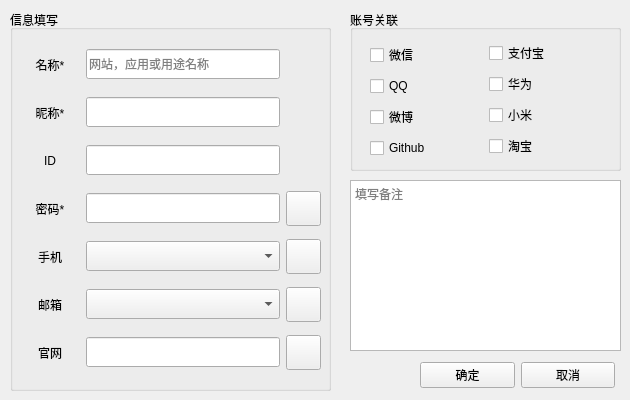
   <widget class="QWidget" name="common">
    <attribute name="title">
     <string>普通密码</string>
    </attribute>
    <widget class="QWidget" name="layoutWidget">
     <property name="geometry">
      <rect>
       <x>420</x>
       <y>360</y>
       <width>195</width>
       <height>31</height>
      </rect>
     </property>
     <layout class="QHBoxLayout" name="horizontalLayout_10">
      <item>
       <widget class="QPushButton" name="yes">
        <property name="text">
         <string>确定</string>
        </property>
       </widget>
      </item>
      <item>
       <widget class="QPushButton" name="no">
        <property name="text">
         <string>取消</string>
        </property>
       </widget>
      </item>
     </layout>
    </widget>
    <widget class="QGroupBox" name="groupBox_2">
     <property name="geometry">
      <rect>
       <x>10</x>
       <y>10</y>
       <width>321</width>
       <height>381</height>
      </rect>
     </property>
     <property name="title">
      <string>信息填写</string>
     </property>
     <widget class="QWidget" name="layoutWidget_1">
      <property name="geometry">
       <rect>
        <x>10</x>
        <y>30</y>
        <width>301</width>
        <height>341</height>
       </rect>
      </property>
      <layout class="QVBoxLayout" name="verticalLayout">
       <item>
        <layout class="QHBoxLayout" name="horizontalLayout">
         <item>
          <widget class="QLabel" name="nameLabel">
           <property name="minimumSize">
            <size>
             <width>60</width>
             <height>0</height>
            </size>
           </property>
           <property name="text">
            <string>名称*</string>
           </property>
           <property name="alignment">
            <set>Qt::AlignCenter</set>
           </property>
          </widget>
         </item>
         <item>
          <widget class="QLineEdit" name="name">
           <property name="minimumSize">
            <size>
             <width>0</width>
             <height>30</height>
            </size>
           </property>
           <property name="placeholderText">
            <string>网站，应用或用途名称</string>
           </property>
          </widget>
         </item>
         <item>
          <widget class="QPushButton" name="space_2">
           <property name="minimumSize">
            <size>
             <width>35</width>
             <height>35</height>
            </size>
           </property>
           <property name="maximumSize">
            <size>
             <width>35</width>
             <height>35</height>
            </size>
           </property>
           <property name="styleSheet">
            <string notr="true">border:0px;background-color:transparent</string>
           </property>
           <property name="text">
            <string/>
           </property>
          </widget>
         </item>
        </layout>
       </item>
       <item>
        <layout class="QHBoxLayout" name="horizontalLayout_2">
         <item>
          <widget class="QLabel" name="nickNameLabel">
           <property name="minimumSize">
            <size>
             <width>60</width>
             <height>0</height>
            </size>
           </property>
           <property name="text">
            <string>昵称*</string>
           </property>
           <property name="alignment">
            <set>Qt::AlignCenter</set>
           </property>
          </widget>
         </item>
         <item>
          <widget class="QLineEdit" name="nickName">
           <property name="minimumSize">
            <size>
             <width>0</width>
             <height>30</height>
            </size>
           </property>
          </widget>
         </item>
         <item>
          <widget class="QPushButton" name="space_3">
           <property name="minimumSize">
            <size>
             <width>35</width>
             <height>35</height>
            </size>
           </property>
           <property name="maximumSize">
            <size>
             <width>35</width>
             <height>35</height>
            </size>
           </property>
           <property name="styleSheet">
            <string notr="true">border:0px;background-color:transparent</string>
           </property>
           <property name="text">
            <string/>
           </property>
          </widget>
         </item>
        </layout>
       </item>
       <item>
        <layout class="QHBoxLayout" name="horizontalLayout_3">
         <item>
          <widget class="QLabel" name="idLabel">
           <property name="minimumSize">
            <size>
             <width>60</width>
             <height>0</height>
            </size>
           </property>
           <property name="text">
            <string>ID</string>
           </property>
           <property name="alignment">
            <set>Qt::AlignCenter</set>
           </property>
          </widget>
         </item>
         <item>
          <widget class="QLineEdit" name="id">
           <property name="minimumSize">
            <size>
             <width>0</width>
             <height>30</height>
            </size>
           </property>
          </widget>
         </item>
         <item>
          <widget class="QPushButton" name="space_4">
           <property name="minimumSize">
            <size>
             <width>35</width>
             <height>35</height>
            </size>
           </property>
           <property name="maximumSize">
            <size>
             <width>35</width>
             <height>35</height>
            </size>
           </property>
           <property name="styleSheet">
            <string notr="true">border:0px;background-color:transparent</string>
           </property>
           <property name="text">
            <string/>
           </property>
          </widget>
         </item>
        </layout>
       </item>
       <item>
        <layout class="QHBoxLayout" name="horizontalLayout_4">
         <item>
          <widget class="QLabel" name="passwordLabel">
           <property name="minimumSize">
            <size>
             <width>60</width>
             <height>0</height>
            </size>
           </property>
           <property name="text">
            <string>密码*</string>
           </property>
           <property name="alignment">
            <set>Qt::AlignCenter</set>
           </property>
          </widget>
         </item>
         <item>
          <widget class="QLineEdit" name="password">
           <property name="minimumSize">
            <size>
             <width>0</width>
             <height>30</height>
            </size>
           </property>
          </widget>
         </item>
         <item>
          <widget class="QPushButton" name="passwordJudge">
           <property name="minimumSize">
            <size>
             <width>35</width>
             <height>35</height>
            </size>
           </property>
           <property name="maximumSize">
            <size>
             <width>35</width>
             <height>35</height>
            </size>
           </property>
           <property name="text">
            <string/>
           </property>
          </widget>
         </item>
        </layout>
       </item>
       <item>
        <layout class="QHBoxLayout" name="horizontalLayout_5">
         <item>
          <widget class="QLabel" name="mobileLabel">
           <property name="minimumSize">
            <size>
             <width>60</width>
             <height>0</height>
            </size>
           </property>
           <property name="text">
            <string>手机</string>
           </property>
           <property name="alignment">
            <set>Qt::AlignCenter</set>
           </property>
          </widget>
         </item>
         <item>
          <widget class="QComboBox" name="mobile">
           <property name="sizePolicy">
            <sizepolicy hsizetype="Expanding" vsizetype="Fixed">
             <horstretch>0</horstretch>
             <verstretch>0</verstretch>
            </sizepolicy>
           </property>
           <property name="minimumSize">
            <size>
             <width>0</width>
             <height>30</height>
            </size>
           </property>
          </widget>
         </item>
         <item>
          <widget class="QPushButton" name="mobileJudge">
           <property name="minimumSize">
            <size>
             <width>35</width>
             <height>35</height>
            </size>
           </property>
           <property name="maximumSize">
            <size>
             <width>35</width>
             <height>35</height>
            </size>
           </property>
           <property name="text">
            <string/>
           </property>
          </widget>
         </item>
        </layout>
       </item>
       <item>
        <layout class="QHBoxLayout" name="horizontalLayout_6">
         <item>
          <widget class="QLabel" name="mailLabel">
           <property name="minimumSize">
            <size>
             <width>60</width>
             <height>0</height>
            </size>
           </property>
           <property name="text">
            <string>邮箱</string>
           </property>
           <property name="alignment">
            <set>Qt::AlignCenter</set>
           </property>
          </widget>
         </item>
         <item>
          <widget class="QComboBox" name="mail">
           <property name="sizePolicy">
            <sizepolicy hsizetype="Expanding" vsizetype="Fixed">
             <horstretch>0</horstretch>
             <verstretch>0</verstretch>
            </sizepolicy>
           </property>
           <property name="minimumSize">
            <size>
             <width>0</width>
             <height>30</height>
            </size>
           </property>
          </widget>
         </item>
         <item>
          <widget class="QPushButton" name="mailJudge">
           <property name="minimumSize">
            <size>
             <width>35</width>
             <height>35</height>
            </size>
           </property>
           <property name="maximumSize">
            <size>
             <width>35</width>
             <height>35</height>
            </size>
           </property>
           <property name="text">
            <string/>
           </property>
          </widget>
         </item>
        </layout>
       </item>
       <item>
        <layout class="QHBoxLayout" name="horizontalLayout_7">
         <item>
          <widget class="QLabel" name="websiteLabel">
           <property name="minimumSize">
            <size>
             <width>60</width>
             <height>0</height>
            </size>
           </property>
           <property name="text">
            <string>官网</string>
           </property>
           <property name="alignment">
            <set>Qt::AlignCenter</set>
           </property>
          </widget>
         </item>
         <item>
          <widget class="QLineEdit" name="website">
           <property name="minimumSize">
            <size>
             <width>0</width>
             <height>30</height>
            </size>
           </property>
          </widget>
         </item>
         <item>
          <widget class="QPushButton" name="websiteJudge">
           <property name="minimumSize">
            <size>
             <width>35</width>
             <height>35</height>
            </size>
           </property>
           <property name="maximumSize">
            <size>
             <width>35</width>
             <height>35</height>
            </size>
           </property>
           <property name="text">
            <string/>
           </property>
          </widget>
         </item>
        </layout>
       </item>
      </layout>
     </widget>
    </widget>
    <widget class="QTextEdit" name="remark">
     <property name="geometry">
      <rect>
       <x>350</x>
       <y>180</y>
       <width>271</width>
       <height>171</height>
      </rect>
     </property>
     <property name="placeholderText">
      <string>填写备注</string>
     </property>
    </widget>
    <widget class="QGroupBox" name="groupBox">
     <property name="geometry">
      <rect>
       <x>350</x>
       <y>10</y>
       <width>271</width>
       <height>161</height>
      </rect>
     </property>
     <property name="title">
      <string>账号关联</string>
     </property>
     <widget class="QWidget" name="layoutWidget_2">
      <property name="geometry">
       <rect>
        <x>20</x>
        <y>30</y>
        <width>231</width>
        <height>121</height>
       </rect>
      </property>
      <layout class="QHBoxLayout" name="horizontalLayout_11">
       <item>
        <layout class="QVBoxLayout" name="verticalLayout_2">
         <item>
          <widget class="QCheckBox" name="wechat">
           <property name="text">
            <string>微信</string>
           </property>
          </widget>
         </item>
         <item>
          <widget class="QCheckBox" name="qq">
           <property name="text">
            <string>QQ</string>
           </property>
          </widget>
         </item>
         <item>
          <widget class="QCheckBox" name="weibo">
           <property name="text">
            <string>微博</string>
           </property>
          </widget>
         </item>
         <item>
          <widget class="QCheckBox" name="github">
           <property name="text">
            <string>Github</string>
           </property>
          </widget>
         </item>
        </layout>
       </item>
       <item>
        <layout class="QVBoxLayout" name="verticalLayout_3">
         <item>
          <widget class="QCheckBox" name="alipay">
           <property name="text">
            <string>支付宝</string>
           </property>
          </widget>
         </item>
         <item>
          <widget class="QCheckBox" name="huawei">
           <property name="text">
            <string>华为</string>
           </property>
          </widget>
         </item>
         <item>
          <widget class="QCheckBox" name="xiaomi">
           <property name="text">
            <string>小米</string>
           </property>
          </widget>
         </item>
         <item>
          <widget class="QCheckBox" name="taobao">
           <property name="text">
            <string>淘宝</string>
           </property>
          </widget>
         </item>
        </layout>
       </item>
      </layout>
     </widget>
    </widget>
   </widget>
